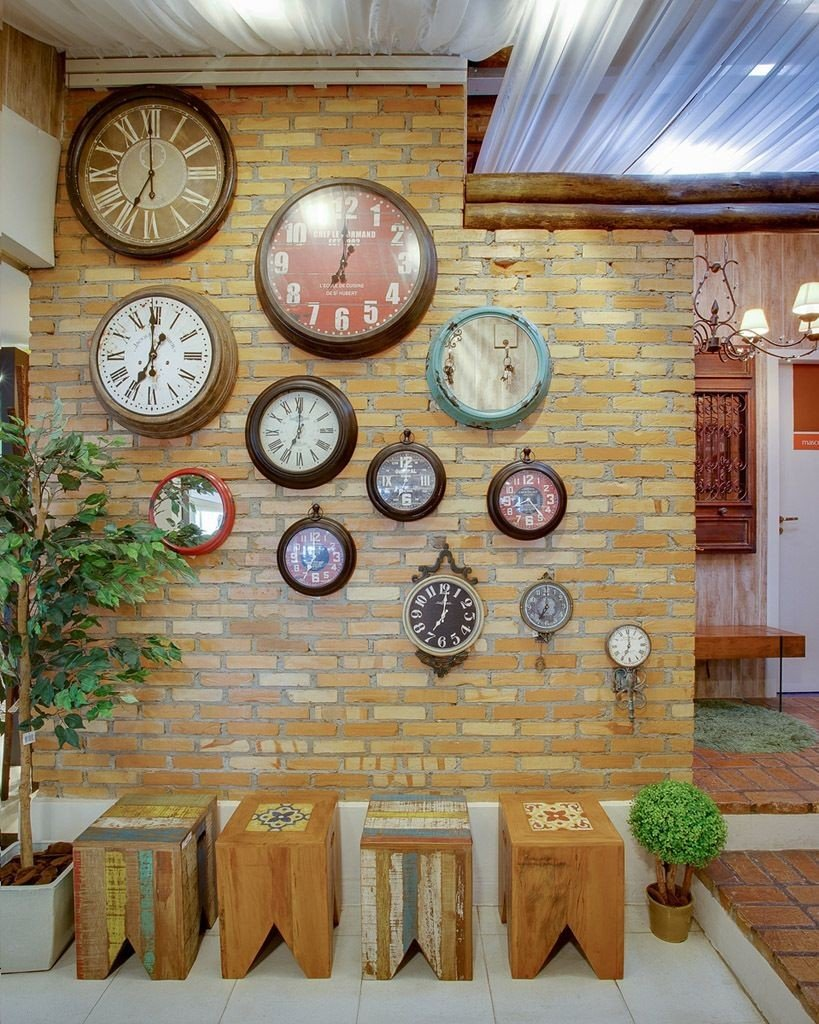
#> input picture parte1/outros/relogios2.jpg, 819 x 1024 px, found by its file name
$ python testerelogio.py
#> lines starting #> are read from the running program, lines starting #| are printed output that depends on the picture; after the words box and inside, x2 and y2 are one past the last pixel; in counts of white or black regions, pixels touching at a corner belong together
import cv2

classificadorRelogio = cv2.CascadeClassifier('cascades\\relogios.xml') # utiliza um haarcascade treinado para detectar relógios

imagem = cv2.imread('outros\\relogios2.jpg')  # 1.07 - atente-se para o caminho e extensão da imagem
#> imagem is the input picture: shape (1024, 819, 3); mean B, G, R 104.4, 128.3, 144.1
# [5 lines of commented-out code are left out]

imagemCinza = cv2.cvtColor(imagem, cv2.COLOR_BGR2GRAY) # transforma a imagem colorida em escala de cinza
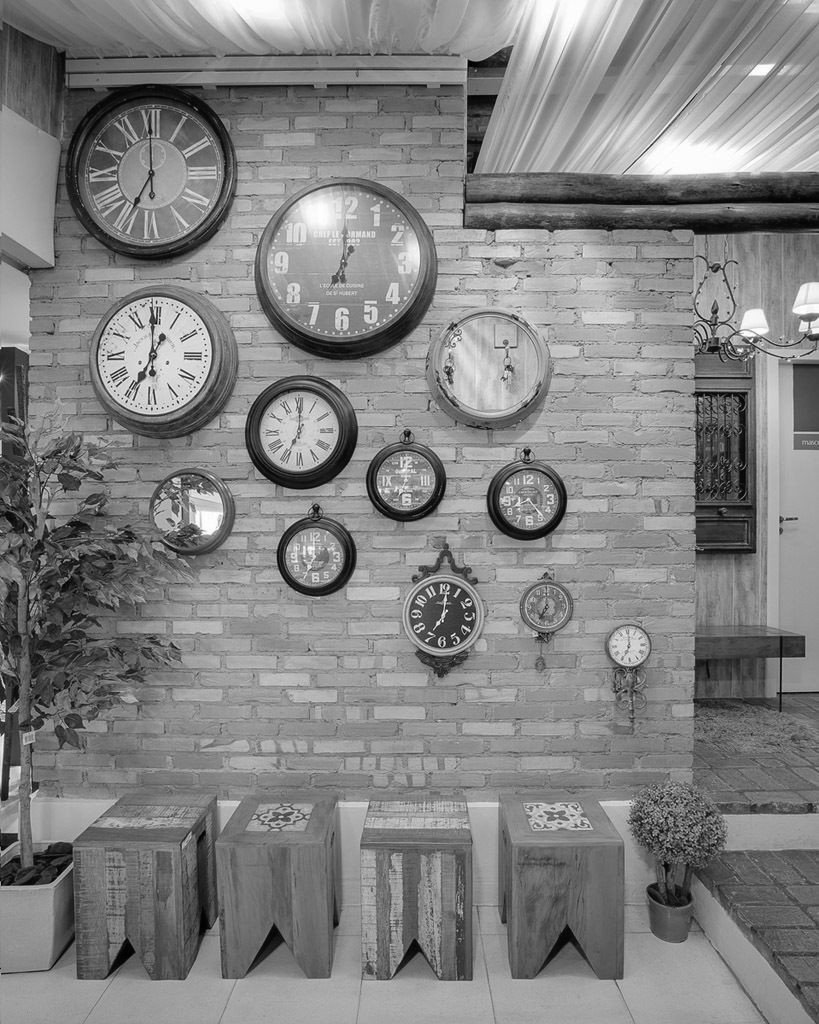
#> imagemCinza: shape (1024, 819); min 0, max 255, mean 130.3

detectado = classificadorRelogio.detectMultiScale(imagemCinza, scaleFactor=1.07, minNeighbors=6)
#> detectado = [[605, 622, 46, 46], [282, 522, 69, 69], [372, 448, 66, 66], [493, 464, 69, 69], [251, 384, 93, 93], [216, 714, 71, 71], [77, 120, 137, 137], [82, 287, 140, 140], [572, 545, 134, 134], [264, 173, 164, 164]]
# comando para detectar relógios na imagem em escala de cinza. Você pode alterar os parâmetros scaleFactor e minNeighbors
# para melhorar a precisão da detecção (alguns estão indicados como os números na frente da imagem acima)

for (x, y, l, a) in detectado:
    imagem = cv2.rectangle(imagem, (x, y), (x + l, y + a), (0, 0, 255), 2) # comando para desenhar um retângulo na presença de relógio
#> this loop made 10 passes
#> pass 1, `imagem = cv2.rectangle(imagem, (x, y), (x + l, y + a), (0, 0, 255), 2)`:
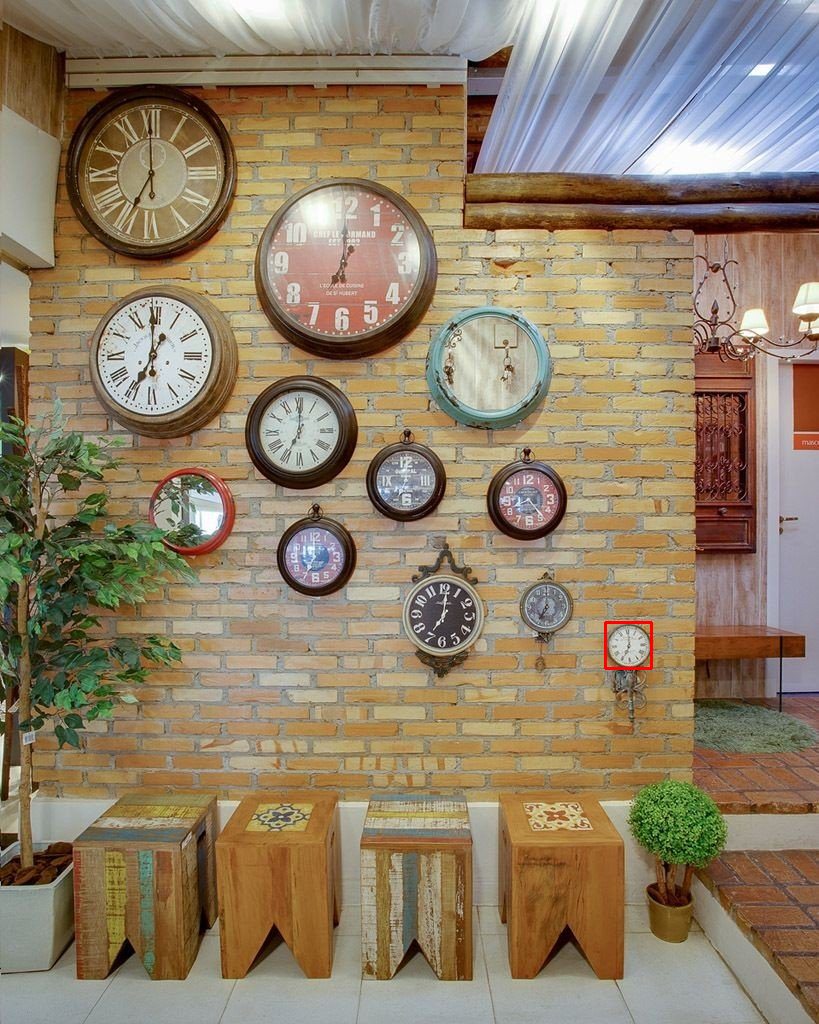
#> imagem: shape (1024, 819, 3); 0.07% of pixels changed, all inside (x1, y1, x2, y2) = (604, 621, 653, 670)
#> pass 2, `imagem = cv2.rectangle(imagem, (x, y), (x + l, y + a), (0, 0, 255), 2)`:
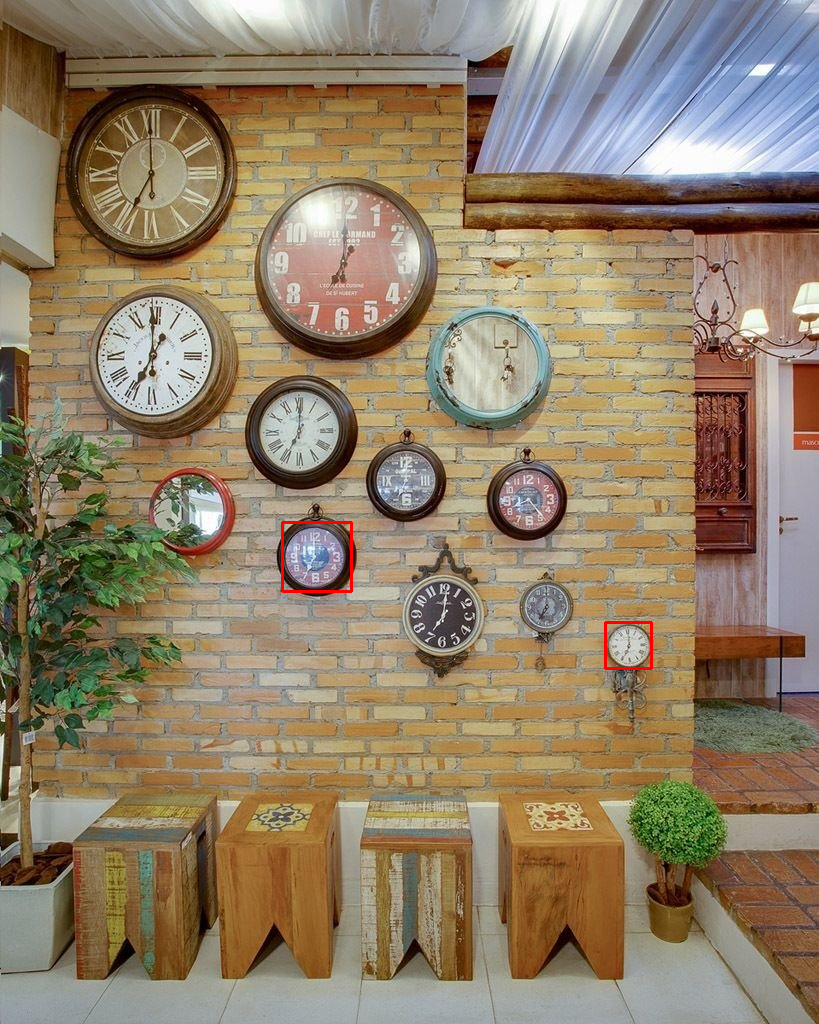
#> imagem: shape (1024, 819, 3); 0.1% of pixels changed, all inside (x1, y1, x2, y2) = (281, 521, 353, 593)
#> pass 3, `imagem = cv2.rectangle(imagem, (x, y), (x + l, y + a), (0, 0, 255), 2)`:
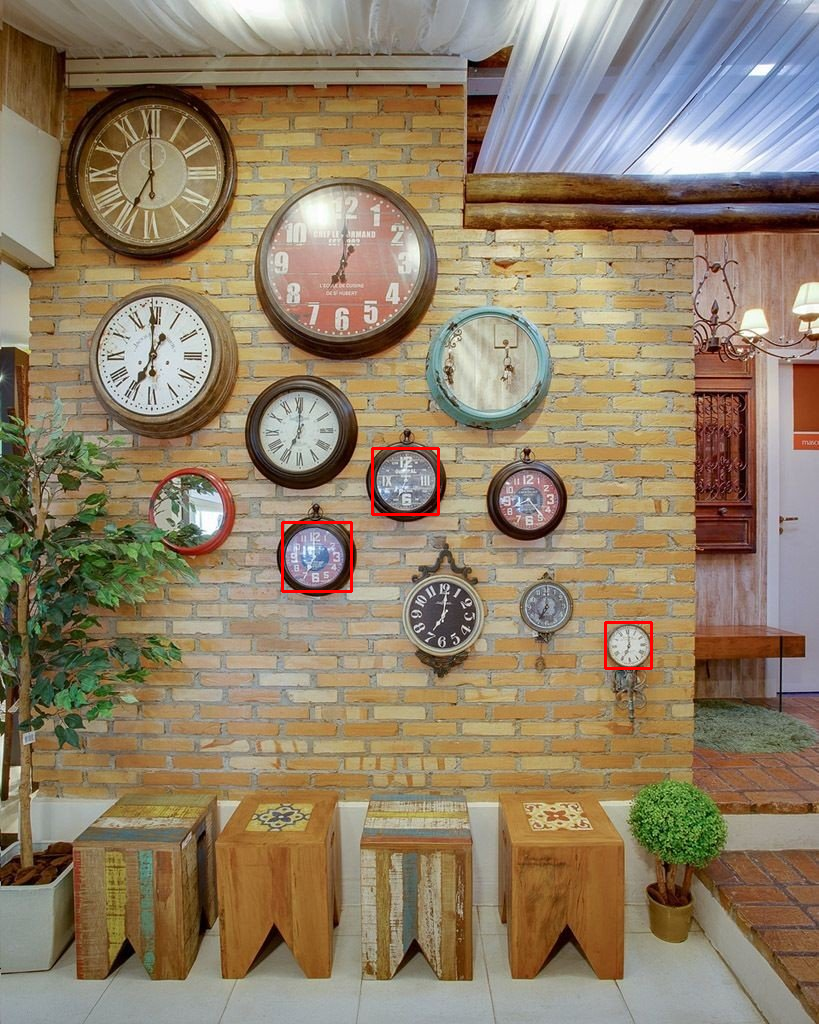
#> imagem: shape (1024, 819, 3); 0.09% of pixels changed, all inside (x1, y1, x2, y2) = (371, 447, 440, 516)
#> after the loop:
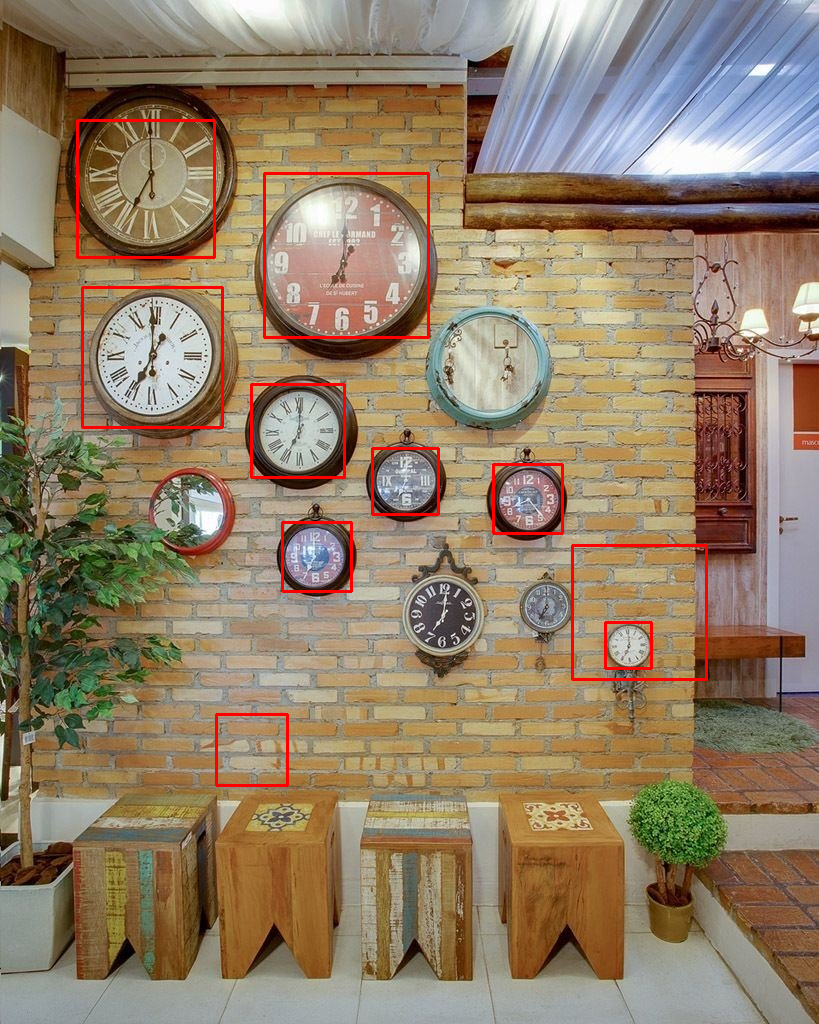
#> imagem: shape (1024, 819, 3); 1.15% of pixels changed, all inside (x1, y1, x2, y2) = (76, 119, 708, 787)

cv2.imshow(str(len(detectado)) + ' relogio(s) encontrado(s)', imagem) # mostrará a quantidade de relógios no título da janela
cv2.waitKey() # comando que aguarda o fechamento das janelas com as imagens

$ run again, with parte1/outros/relogios3.jpg copied over parte1/outros/relogios2.jpg
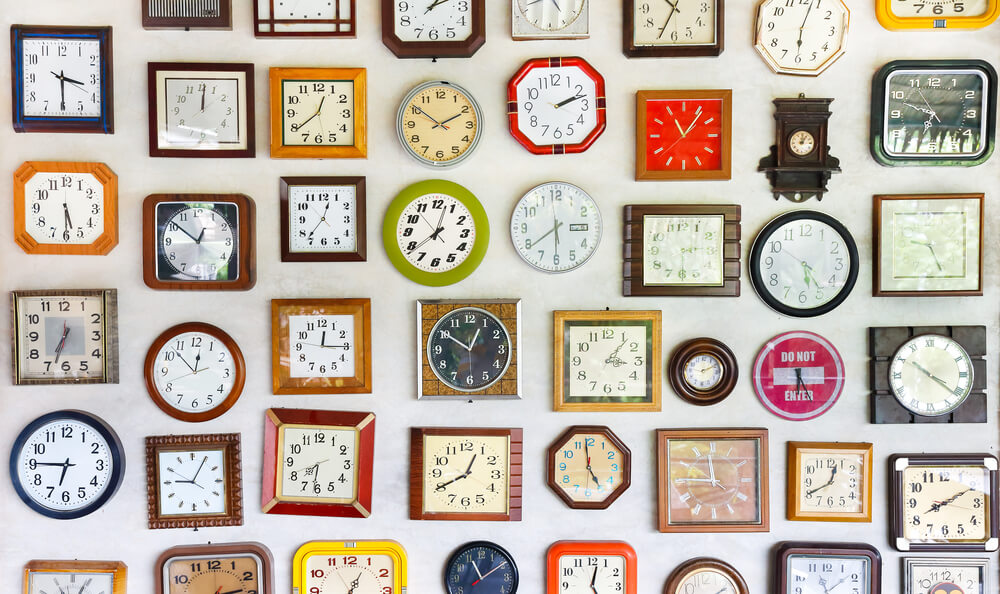
#> input picture parte1/outros/relogios3.jpg, 1000 x 594 px, found by its file name
#> imagem is the input picture: shape (594, 1000, 3); mean B, G, R 165.1, 178.1, 190.7
#> `imagemCinza = cv2.cvtColor(imagem, cv2.COLOR_BGR2GRAY)`:
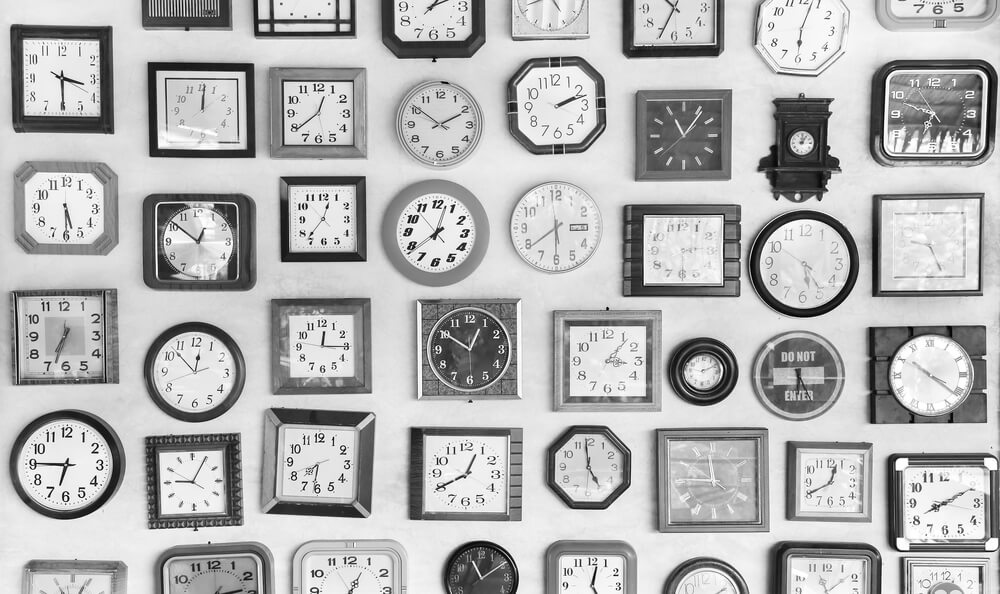
#> imagemCinza: shape (594, 1000); min 0, max 255, mean 180.3
#> detectado = 26 rows, first 6: [784, 125, 34, 34], [680, 350, 42, 42], [396, 191, 82, 82], [275, 73, 81, 81], [17, 162, 94, 94], [513, 56, 93, 93]
#> the loop `for (x, y, l, a) in detectado:` made 26 passes
#> after the loop `for (x, y, l, a) in detectado:`:
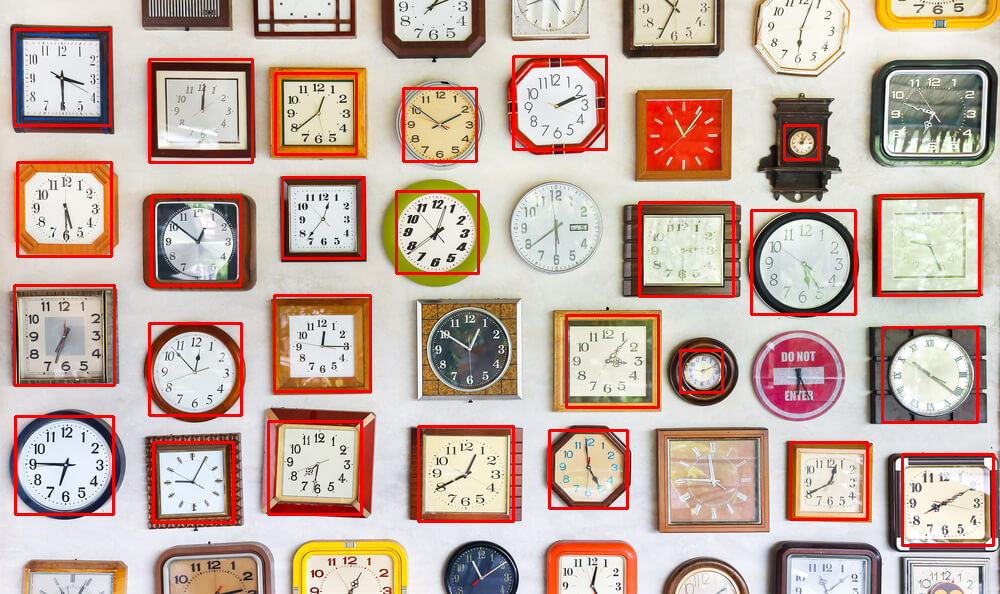
#> imagem: shape (594, 1000, 3); mean B, G, R 160.9, 172.7, 195.5
